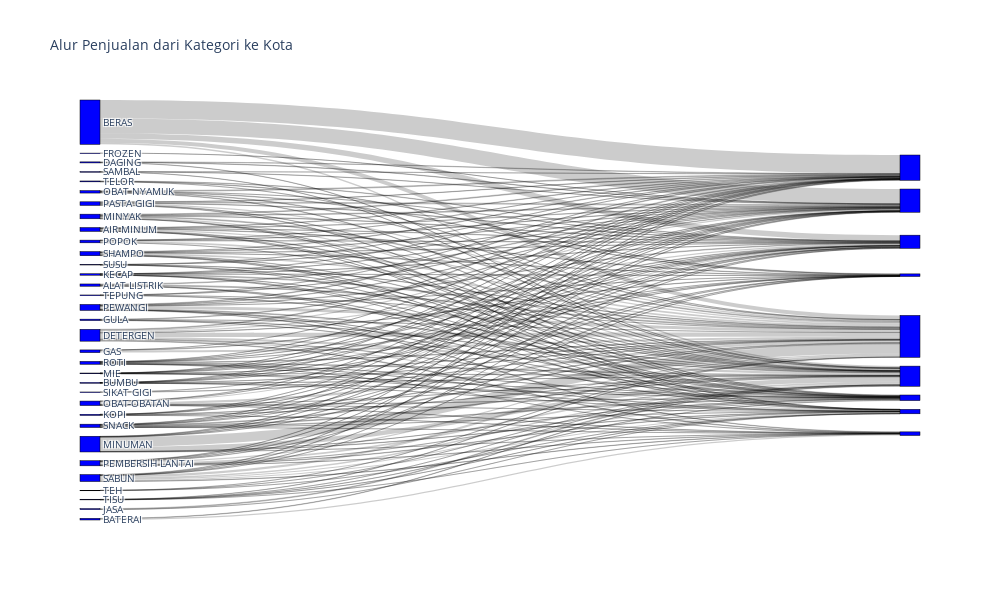

Notebook code cell kept with this figure:
### Code cell
import plotly.graph_objects as go
import pandas as pd

# Persiapkan data untuk Sankey diagram
df_sankey = df.groupby(['Kategori', 'City'])['Penjualan'].sum().reset_index()

# Buat list unik untuk kategori dan kota
categories = df_sankey['Kategori'].unique().tolist()
cities = df_sankey['City'].unique().tolist()

# Buat mapping untuk node
node_labels = categories + cities
node_mapping = {node: index for index, node in enumerate(node_labels)}

# Buat source, target, dan value untuk Sankey
source = [node_mapping[cat] for cat in df_sankey['Kategori']]
target = [node_mapping[city] + len(categories) for city in df_sankey['City']]
value = df_sankey['Penjualan'].tolist()

# Buat Sankey diagram
fig = go.Figure(data=[go.Sankey(
    node = dict(
      pad = 15,
      thickness = 20,
      line = dict(color = "black", width = 0.5),
      label = node_labels,
      color = "blue"
    ),
    link = dict(
      source = source,
      target = target,
      value = value
  ))])

fig.update_layout(title_text="Alur Penjualan dari Kategori ke Kota", font_size=10, height=600, width=1000)
fig.show()

### Figure 1 — Plotly figure (JSON) as saved in the notebook; plotly's stock layout.template omitted (floating-point values rounded to 4 significant figures; data arrays with more than 128 entries replaced by an {"elided": "..."} marker saying what was removed)
{"data": [{"link": {"source": {"elided": "190 int values"}, "target": {"elided": "190 int values"}, "value": {"elided": "190 int values"}}, "node": {"color": "blue", "label": ["AIR MINUM", "ALAT LISTRIK", "BATERAI", "BERAS", "BUMBU", "DAGING", "DETERGEN", "FROZEN", "GAS", "GULA", "JASA", "KECAP", "KOPI", "MIE", "MINUMAN", "MINYAK", "OBAT NYAMUK", "OBAT-OBATAN", "PASTA GIGI", "PEMBERSIH LANTAI", "PEWANGI", "POPOK", "ROTI", "SABUN", "SAMBAL", "SHAMPO", "SIKAT GIGI", "SNACK", "SUSU", "TEH", "TELOR", "TEPUNG", "TISU", "Bekasi", "Central Jakarta", "Depok", "East Jakarta", "North Jakarta", "South Jakarta", "Tangerang", "West Jakarta", "South Tangerang"], "line": {"color": "black", "width": 0.5}, "pad": 15, "thickness": 20}, "type": "sankey"}], "layout": {"font": {"size": 10}, "height": 600, "title": {"text": "Alur Penjualan dari Kategori ke Kota"}, "width": 1000}}
